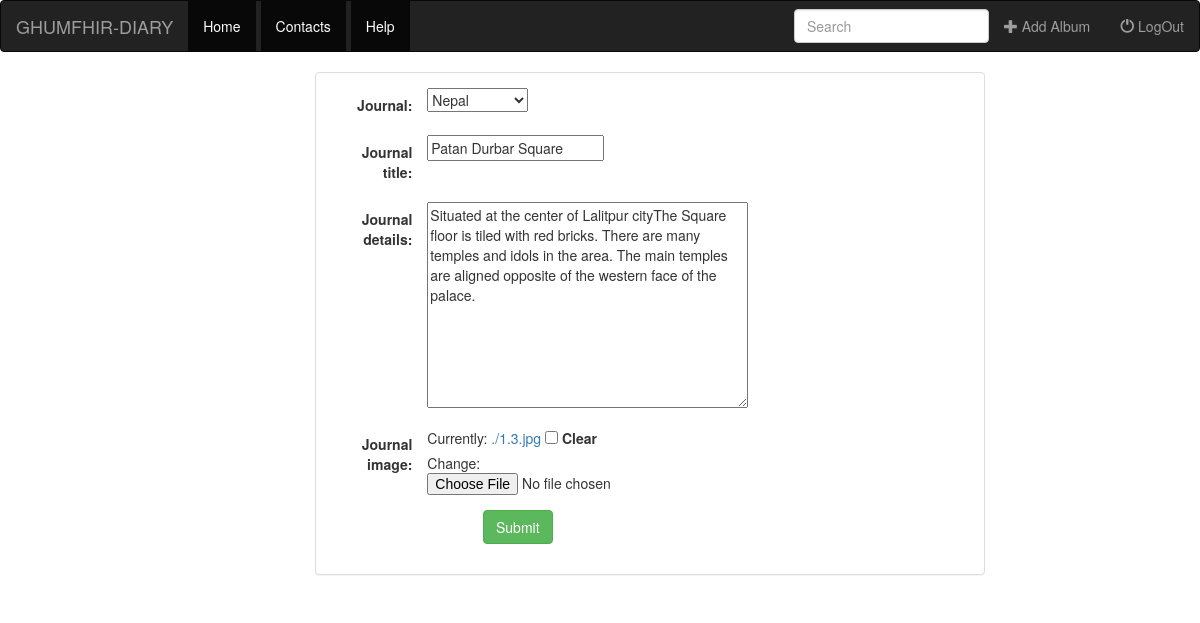
The app's page /journal/update/9/ with its own data.
### mainapp/models.py (models this page shows, shortened)
class Journal(models.Model):
    journal = models.ForeignKey(Album, on_delete=models.CASCADE)
    journal_title = models.CharField(max_length=140, blank=True)
    journal_details = models.TextField()
    date = models.CharField(max_length=100, default='')
    time = models.CharField(max_length=10, default='')
    journal_image = models.FileField(blank=True)

### mainapp/views.py (the view)
# urls.py: url(r'^journal/update/(?P<pk>[0-9]+)/$', views.JournalUpdate.as_view(), name='journal-update'),
class JournalUpdate(UpdateView):
    model = Journal
    fields = ['journal', 'journal_title', 'journal_details', 'journal_image']

### mainapp/models.py (called while the page is built)
    def __str__(self):
        return self.place

### mainapp/templates/mainapp/journal_form.html (shortened to what this page needs)
{% extends 'mainapp/header.html' %}
{% block content %}
<div class="container-fluid">
    <div class="row">
        <div class="col-md-7 col-md-offset-3">
            <div class="panel panel-default">
            <div class="panel-body">
                <form class="form-horizontal" action="" method="post" enctype="multipart/form-data">
                    {% include 'mainapp/form-template.html' %}
                    <div class="form-group">
                        <div class="col-md-offset-3 col-sm-sm-6">
                            <button type="submit" class="btn btn-success" value="Save">Submit</button>
                        </div>
                    </div>
                </form>
            </div>
                </div>
        </div>
    </div>
</div>
{% endblock %}

### mainapp/templates/mainapp/header.html (shortened to what this page needs)
<!DOCTYPE html>
<html lang="en">
<head>
    {% load staticfiles %}
    <link href="{% static 'css/bootstrap.min.css'%}" rel="stylesheet">
     <link href="{% static 'css/mycss.css'%}" rel="stylesheet">
</head>
<body>
    <nav class="navbar navbar-inverse">
        <div class="container-fluid">
            <div class="navbar-header">
                <a href="{% url 'index' %}" class="navbar-brand">GHUMFHIR-DIARY</a>
            </div>
            <div>
                <ul class="nav navbar-nav">
                    <li class="active"><a href="{% url 'index' %}" style="margin-right: 5px;">Home</a></li>
                </ul>
            </div>
            <div>
                <ul class="nav navbar-nav">
                    <li class="active"><a href="{% url 'index' %}"style="margin-right: 5px;">Contacts</a></li>
                </ul>
            </div>
            <div>
                <ul class="nav navbar-nav">
                    <li class="active"><a href="{% url 'index' %}">Help</a></li>
                </ul>
            </div>
            <ul class="nav navbar-nav navbar-right">
                <li class="">
                    <a href="{% url 'album-add'%}">
                        <span class="glyphicon glyphicon-off" aria-hidden="true"></span>&nbsp;LogOut
                    </a>
                </li>
            </ul>
            <ul class="nav navbar-nav navbar-right">
                <li class="">
                    <a href="{% url 'album-add'%}">
                        <span class="glyphicon glyphicon-plus" aria-hidden="true"></span>&nbsp;Add Album
                    </a>
                </li>
            </ul>
            <ul class="nav navbar-nav navbar-right" style="margin-top:8px;">
                <input type="text" class="form-control" placeholder="Search">
                </ul>
        </div>
    </nav>
	{% block content%}
	{% endblock %}
</body>
</html>

### mainapp/templates/mainapp/form-template.html (shortened to what this page needs)
{% for field in form %}
<div class="form-group">
    <label class="control-label col-sm-2">{{ field.label_tag }}</label>
    <div clsss="col-sm-10"> {{ field }}</div>
</div>
{% endfor %}

### records on screen
Journal: form "Nepal" "Patan Durbar Square" "Situated at the center of Lalitpur cityThe Square floor is tiled with red bricks. There are many temples and idols in the area. The main temples are aligned opposite of the western face of the palace."

### other values on screen
{{ field.label_tag }} "Journal:" "Journal title:" "Journal details:" "Journal image:"
